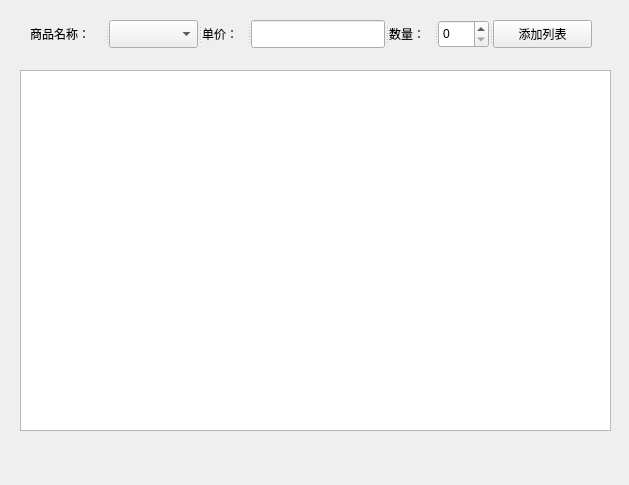
<?xml version="1.0" encoding="UTF-8"?>
<ui version="4.0">
 <class>Form</class>
 <widget class="QWidget" name="Form">
  <property name="geometry">
   <rect>
    <x>0</x>
    <y>0</y>
    <width>629</width>
    <height>485</height>
   </rect>
  </property>
  <property name="windowTitle">
   <string>王如龙的购物清单</string>
  </property>
  <widget class="QListView" name="listView">
   <property name="geometry">
    <rect>
     <x>20</x>
     <y>70</y>
     <width>591</width>
     <height>361</height>
    </rect>
   </property>
  </widget>
  <widget class="QSplitter" name="splitter">
   <property name="geometry">
    <rect>
     <x>30</x>
     <y>20</y>
     <width>562</width>
     <height>28</height>
    </rect>
   </property>
   <property name="orientation">
    <enum>Qt::Horizontal</enum>
   </property>
   <widget class="QLabel" name="label">
    <property name="text">
     <string>商品名称：</string>
    </property>
   </widget>
   <widget class="QComboBox" name="comboBox"/>
   <widget class="QLabel" name="label_2">
    <property name="text">
     <string>单价：</string>
    </property>
   </widget>
   <widget class="QLineEdit" name="lineEdit"/>
   <widget class="QLabel" name="label_3">
    <property name="text">
     <string>数量：</string>
    </property>
   </widget>
   <widget class="QSpinBox" name="spinBox"/>
   <widget class="QPushButton" name="pushButton">
    <property name="text">
     <string>添加列表</string>
    </property>
   </widget>
  </widget>
 </widget>
 <resources/>
 <connections/>
</ui>
